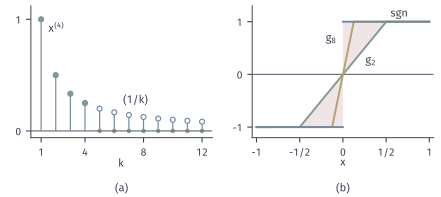

Reproduce this figure in Python.
from pathlib import Path
import sys
ROOT = next(p for p in Path(__file__).resolve().parents if (p/"build.sh").is_file() and (p/"tex/book.tex").is_file())
sys.path.insert(0, str(ROOT/"figures/00-shared/mathematical-preliminaries-upper/00-shared/comprehension-figures"))
from support import figure, save, BLUE, GREEN, YELLOW, RED, PURPLE, INK, MUTED, GRID, BLUE_FILL, GREEN_FILL, YELLOW_FILL, RED_FILL, PURPLE_FILL
import numpy as np

def panel_labels(fig, axes, y=.015):
    for ax, s in zip(axes, "(a) (b) (c)".split()):
        q = ax.get_position(); fig.text((q.x0+q.x1)/2, y, s, ha="center", va="bottom")

# (a) x^(4) truncation of (1/k) ; (b) g_n(x)=clip(n x,-1,1), n=2,8; ||g_n-sgn||^2=2/(3n)
fig, axes = figure(width_mm=112, height_mm=50, ncols=2)
fig.set_layout_engine(None)
fig.subplots_adjust(left=.07, right=.985, top=.97, bottom=.3, wspace=.22)
ax = axes[0]
k = np.arange(1, 13)
ax.vlines(k, 0, 1/k, color=BLUE, lw=.85); ax.plot(k, 1/k, 'o', ms=3.6, mfc='white', mec=BLUE, mew=.85)
k4 = np.arange(1, 5)
ax.plot(k4, 1/k4, 'o', ms=3.8, color=GREEN, mew=0)
ax.plot(np.arange(5, 13), 0*np.arange(5, 13), 'o', ms=3.2, color=GREEN, mew=0)
ax.text(1.5, .88, '$x^{(4)}$', color=INK); ax.text(6.6, .24, '$(1/k)$', color=INK)
ax.axhline(0, color=MUTED, lw=.85)
ax.set_xlim(.3, 12.7); ax.set_ylim(-.06, 1.12); ax.set_xticks([1, 4, 8, 12]); ax.set_yticks([0, 1]); ax.set_xlabel('$k$', labelpad=0)
ax = axes[1]
x = np.linspace(-1, 1, 2001)
g = lambda n: np.clip(n*x, -1, 1)
s = np.sign(x)
ax.fill_between(x, g(2), s, color=RED_FILL, lw=0)
ax.axhline(0, color=MUTED, lw=.85)
ax.plot(x, g(2), color=GREEN, lw=1.4); ax.plot(x, g(8), color=YELLOW, lw=1.4)
ax.plot([-1, 0], [-1, -1], color=BLUE, lw=1.4); ax.plot([0, 1], [1, 1], color=BLUE, lw=1.4)
ax.text(.55, 1.09, r'$\mathrm{sgn}$', color=INK); ax.text(.26, .2, '$g_2$', color=INK); ax.text(-.2, .62, '$g_8$', color=INK)
ax.set_xlim(-1.05, 1.05); ax.set_ylim(-1.2, 1.3); ax.set_xticks([-1, -.5, 0, .5, 1]); ax.set_xticklabels(['-1', '-1/2', '0', '1/2', '1']); ax.set_yticks([-1, 0, 1]); ax.set_xlabel('$x$', labelpad=0)
panel_labels(fig, axes)
save(fig, Path(__file__).resolve().parent, 'figure', {'formula': 'x^(4) truncates (1/k); g_n=clip(nx,-1,1); ||g_n-sgn||_2^2=2/(3n)'})
